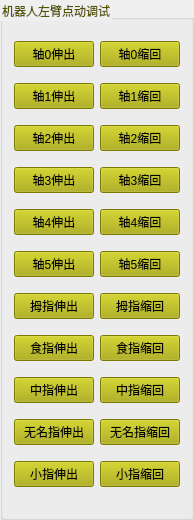
   <widget class="QGroupBox" name="groupBox_8">
    <property name="geometry">
     <rect>
      <x>750</x>
      <y>80</y>
      <width>161</width>
      <height>520</height>
     </rect>
    </property>
    <property name="styleSheet">
     <string notr="true">color: rgb(85, 85, 0);

</string>
    </property>
    <property name="title">
     <string>机器人左臂点动调试</string>
    </property>
    <layout class="QVBoxLayout" name="verticalLayout_16">
     <item>
      <layout class="QHBoxLayout" name="horizontalLayout_27">
       <item>
        <widget class="QPushButton" name="motor1_z_3">
         <property name="styleSheet">
          <string notr="true">color: rgb(0, 0, 0);
background-color: rgb(170, 170, 0);</string>
         </property>
         <property name="text">
          <string>轴0伸出</string>
         </property>
        </widget>
       </item>
       <item>
        <widget class="QPushButton" name="motor1_f_3">
         <property name="styleSheet">
          <string notr="true">color: rgb(0, 0, 0);
background-color: rgb(170, 170, 0);</string>
         </property>
         <property name="text">
          <string>轴0缩回</string>
         </property>
        </widget>
       </item>
      </layout>
     </item>
     <item>
      <layout class="QHBoxLayout" name="horizontalLayout_28">
       <item>
        <widget class="QPushButton" name="motor2_z_3">
         <property name="styleSheet">
          <string notr="true">color: rgb(0, 0, 0);
background-color: rgb(170, 170, 0);</string>
         </property>
         <property name="text">
          <string>轴1伸出</string>
         </property>
        </widget>
       </item>
       <item>
        <widget class="QPushButton" name="motor2_f_3">
         <property name="styleSheet">
          <string notr="true">color: rgb(0, 0, 0);
background-color: rgb(170, 170, 0);</string>
         </property>
         <property name="text">
          <string>轴1缩回</string>
         </property>
        </widget>
       </item>
      </layout>
     </item>
     <item>
      <layout class="QHBoxLayout" name="horizontalLayout_29">
       <item>
        <widget class="QPushButton" name="motor3_z_3">
         <property name="styleSheet">
          <string notr="true">color: rgb(0, 0, 0);
background-color: rgb(170, 170, 0);</string>
         </property>
         <property name="text">
          <string>轴2伸出</string>
         </property>
        </widget>
       </item>
       <item>
        <widget class="QPushButton" name="motor3_f_3">
         <property name="styleSheet">
          <string notr="true">color: rgb(0, 0, 0);
background-color: rgb(170, 170, 0);</string>
         </property>
         <property name="text">
          <string>轴2缩回</string>
         </property>
        </widget>
       </item>
      </layout>
     </item>
     <item>
      <layout class="QHBoxLayout" name="horizontalLayout_30">
       <item>
        <widget class="QPushButton" name="motor4_z_3">
         <property name="styleSheet">
          <string notr="true">color: rgb(0, 0, 0);
background-color: rgb(170, 170, 0);</string>
         </property>
         <property name="text">
          <string>轴3伸出</string>
         </property>
        </widget>
       </item>
       <item>
        <widget class="QPushButton" name="motor4_f_3">
         <property name="styleSheet">
          <string notr="true">color: rgb(0, 0, 0);
background-color: rgb(170, 170, 0);</string>
         </property>
         <property name="text">
          <string>轴3缩回</string>
         </property>
        </widget>
       </item>
      </layout>
     </item>
     <item>
      <layout class="QHBoxLayout" name="horizontalLayout_31">
       <item>
        <widget class="QPushButton" name="motor5_z_3">
         <property name="styleSheet">
          <string notr="true">color: rgb(0, 0, 0);
background-color: rgb(170, 170, 0);</string>
         </property>
         <property name="text">
          <string>轴4伸出</string>
         </property>
        </widget>
       </item>
       <item>
        <widget class="QPushButton" name="motor5_f_3">
         <property name="styleSheet">
          <string notr="true">color: rgb(0, 0, 0);
background-color: rgb(170, 170, 0);</string>
         </property>
         <property name="text">
          <string>轴4缩回</string>
         </property>
        </widget>
       </item>
      </layout>
     </item>
     <item>
      <layout class="QHBoxLayout" name="horizontalLayout_32">
       <item>
        <widget class="QPushButton" name="motor6_z_3">
         <property name="styleSheet">
          <string notr="true">color: rgb(0, 0, 0);
background-color: rgb(170, 170, 0);</string>
         </property>
         <property name="text">
          <string>轴5伸出</string>
         </property>
        </widget>
       </item>
       <item>
        <widget class="QPushButton" name="motor6_f_3">
         <property name="styleSheet">
          <string notr="true">color: rgb(0, 0, 0);
background-color: rgb(170, 170, 0);</string>
         </property>
         <property name="text">
          <string>轴5缩回</string>
         </property>
        </widget>
       </item>
      </layout>
     </item>
     <item>
      <layout class="QHBoxLayout" name="horizontalLayout_33">
       <item>
        <widget class="QPushButton" name="motor1_z_4">
         <property name="styleSheet">
          <string notr="true">color: rgb(0, 0, 0);
background-color: rgb(170, 170, 0);</string>
         </property>
         <property name="text">
          <string>拇指伸出</string>
         </property>
        </widget>
       </item>
       <item>
        <widget class="QPushButton" name="motor1_f_4">
         <property name="styleSheet">
          <string notr="true">color: rgb(0, 0, 0);
background-color: rgb(170, 170, 0);</string>
         </property>
         <property name="text">
          <string>拇指缩回</string>
         </property>
        </widget>
       </item>
      </layout>
     </item>
     <item>
      <layout class="QHBoxLayout" name="horizontalLayout_34">
       <item>
        <widget class="QPushButton" name="motor2_z_4">
         <property name="styleSheet">
          <string notr="true">color: rgb(0, 0, 0);
background-color: rgb(170, 170, 0);</string>
         </property>
         <property name="text">
          <string>食指伸出</string>
         </property>
        </widget>
       </item>
       <item>
        <widget class="QPushButton" name="motor2_f_4">
         <property name="styleSheet">
          <string notr="true">color: rgb(0, 0, 0);
background-color: rgb(170, 170, 0);</string>
         </property>
         <property name="text">
          <string>食指缩回</string>
         </property>
        </widget>
       </item>
      </layout>
     </item>
     <item>
      <layout class="QHBoxLayout" name="horizontalLayout_35">
       <item>
        <widget class="QPushButton" name="motor3_z_4">
         <property name="styleSheet">
          <string notr="true">color: rgb(0, 0, 0);
background-color: rgb(170, 170, 0);</string>
         </property>
         <property name="text">
          <string>中指伸出</string>
         </property>
        </widget>
       </item>
       <item>
        <widget class="QPushButton" name="motor3_f_4">
         <property name="styleSheet">
          <string notr="true">color: rgb(0, 0, 0);
background-color: rgb(170, 170, 0);</string>
         </property>
         <property name="text">
          <string>中指缩回</string>
         </property>
        </widget>
       </item>
      </layout>
     </item>
     <item>
      <layout class="QHBoxLayout" name="horizontalLayout_36">
       <item>
        <widget class="QPushButton" name="motor4_z_4">
         <property name="styleSheet">
          <string notr="true">color: rgb(0, 0, 0);
background-color: rgb(170, 170, 0);</string>
         </property>
         <property name="text">
          <string>无名指伸出</string>
         </property>
        </widget>
       </item>
       <item>
        <widget class="QPushButton" name="motor4_f_4">
         <property name="styleSheet">
          <string notr="true">color: rgb(0, 0, 0);
background-color: rgb(170, 170, 0);</string>
         </property>
         <property name="text">
          <string>无名指缩回</string>
         </property>
        </widget>
       </item>
      </layout>
     </item>
     <item>
      <layout class="QHBoxLayout" name="horizontalLayout_37">
       <item>
        <widget class="QPushButton" name="motor5_z_4">
         <property name="styleSheet">
          <string notr="true">color: rgb(0, 0, 0);
background-color: rgb(170, 170, 0);</string>
         </property>
         <property name="text">
          <string>小指伸出</string>
         </property>
        </widget>
       </item>
       <item>
        <widget class="QPushButton" name="motor5_f_4">
         <property name="styleSheet">
          <string notr="true">color: rgb(0, 0, 0);
background-color: rgb(170, 170, 0);</string>
         </property>
         <property name="text">
          <string>小指缩回</string>
         </property>
        </widget>
       </item>
      </layout>
     </item>
    </layout>
   </widget>
